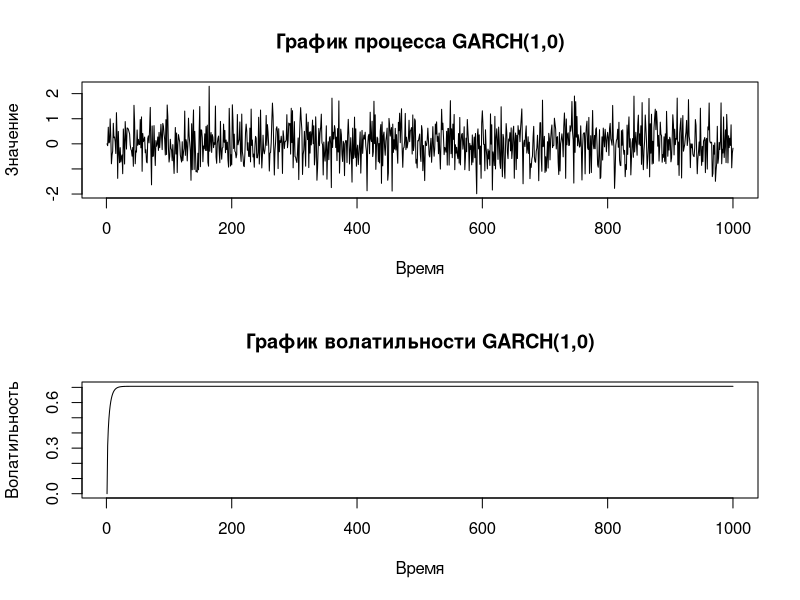

Source code (R): (Note: this script raises an error after producing the figure.)
 install.packages("tseries")
library(tseries)

# 1. Построение графиков GARCH(1,0)
set.seed(123) 
n = 1000
a0 = 0.1 
a1 = 0.8 

# Генерация шума
e = rnorm(n) # Нормальный рапсредеоение

# Инициализация массивов
h = numeric(n)
sigma = numeric(n)

# Моделирование процесса
for (t in 2:n) {
  h[t] <- sqrt(a0 + a1 * h[t-1]^2) # Волатильность
  sigma[t] <- h[t] * e[t] # Наблюдения GARCH
}

# Построение графиков
par(mfrow = c(2, 1)) # это чтобы вывести два графика в одном окне
plot(sigma, type = "l", main = "График процесса GARCH(1,0)", ylab = "Значение", xlab = "Время")
plot(h, type = "l", main = "График волатильности GARCH(1,0)", ylab = "Волатильность", xlab = "Время")
# Задание 2: Оценка параметров для GARCH(1,0)
garch1 <- garch(sigma, order = c(1, 0))
summary(garch1)



# Преобразование GARCH(1,0) в AR(1)
y = sigma^2 
x = c(0, y[-n]) # Лагированная последовательность

# Оценка параметров методом МНК
ar_model = lm(y ~ x) # y_t = a0 + a1 * y_(t-1) + e_t
summary(ar_model)

# Извлечение оценок параметров
a0_est = coef(ar_model)[1]
a1_est = coef(ar_model)[2]


## GARCH(3,0)
# Задание 3: Генерация GARCH(3,0)
a0_3 = 0.1
a1_3 = 0.5
a2_3 = 0.3
a3_3 = 0.1
n=1100
epsilon = rnorm(n)

# Инициализация массивов
h = numeric(n)
sigma = numeric(n)

# Моделирование GARCH(3,0)
for (t in 4:n) {
  h[t] <- sqrt(a0_3 + a1_3 * h[t-1]^2 + a2_3 * h[t-2]^2 + a3_3 * h[t-3]^2)
  sigma[t] <- h[t] * epsilon[t]
}


# Разделение на обучающую и тестовую выборки
study_size = round(n * 0.9)
sigma_study = sigma[1:train_size]
sigma_test= sigma[(train_size+1):n]


# Оценка параметров GARCH(3,0)
garch30_model <- garch(sigma_study, order = c(3, 0))
summary(garch30_model)

# Прогноз на тестовой выборке
test_predict <- predict(garch30_model, newdata = sigma_test)
h_test <- sqrt(test_predict)
h_test;
# Построение графика
par(mfrow = c(1, 1))
plot(sigma_test, type = "l", main = "GARCH(3,0) - Тестовая выборка и прогноз", ylab = "Значение", xlab = "Итерация")
lines(h_test, col = "red", lwd = 2, lty = 2)
legend("topright", legend = c("Тестовая выборка", "Прогноз волатильности"), col = c("black", "red"), lty = c(1, 2), lwd = c(1, 2))













